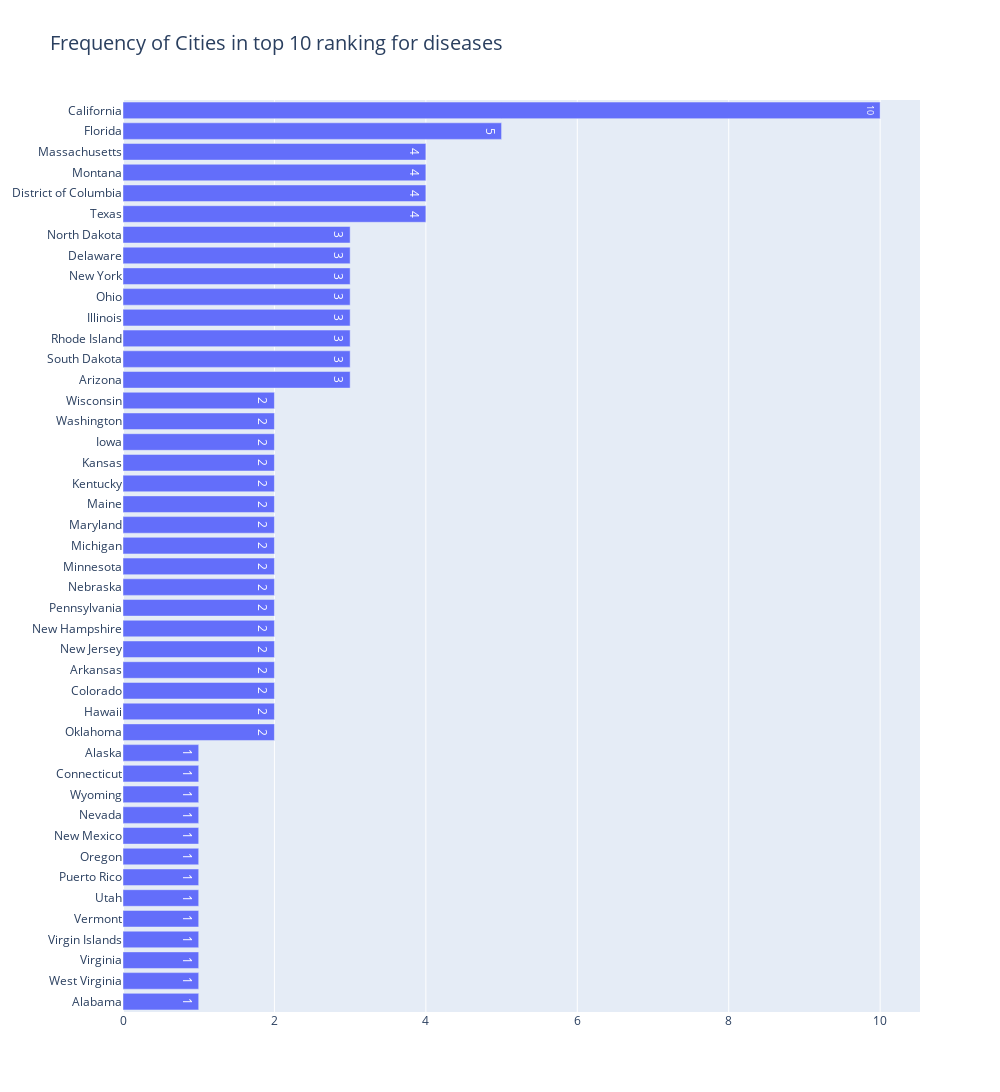

Source (notebook cell):
### Markdown cell above
<b>Plot the graph to see Frequency of Cities in top 10 ranking for diseases

### Code cell
num_cities = (
    top_10_cities
    .groupby('city')['Topic']
    .nunique()
    .to_frame('Number of times in top 10')
    .reset_index()
    .sort_values(['Number of times in top 10'], ascending=True) # Since the orientation is horizontal, the sort must be the inverse order of what I want
)

data = [go.Bar(
            y=num_cities['city'],
            x=num_cities['Number of times in top 10'],
            orientation = 'h',
            text=num_cities['Number of times in top 10']
    )]

layout = go.Layout(
    title='Frequency of Cities in top 10 ranking for diseases',
    titlefont=dict(size=20),
    width=1000,
    height=1400,
    yaxis=go.layout.YAxis(
        ticktext=num_cities['city'],
        tickmode='array',
        automargin=True
    )
)

fig = go.Figure(data=data, layout=layout)

iplot(fig)

### Figure 1 — Plotly figure (JSON) as saved in the notebook; plotly's stock layout.template omitted (floating-point values rounded to 4 significant figures)
{"data": [{"orientation": "h", "text": [1, 1, 1, 1, 1, 1, 1, 1, 1, 1, 1, 1, 1, 2, 2, 2, 2, 2, 2, 2, 2, 2, 2, 2, 2, 2, 2, 2, 2, 2, 3, 3, 3, 3, 3, 3, 3, 3, 4, 4, 4, 4, 5, 10], "type": "bar", "x": [1, 1, 1, 1, 1, 1, 1, 1, 1, 1, 1, 1, 1, 2, 2, 2, 2, 2, 2, 2, 2, 2, 2, 2, 2, 2, 2, 2, 2, 2, 3, 3, 3, 3, 3, 3, 3, 3, 4, 4, 4, 4, 5, 10], "y": ["Alabama", "West Virginia", "Virginia", "Virgin Islands", "Vermont", "Utah", "Puerto Rico", "Oregon", "New Mexico", "Nevada", "Wyoming", "Connecticut", "Alaska", "Oklahoma", "Hawaii", "Colorado", "Arkansas", "New Jersey", "New Hampshire", "Pennsylvania", "Nebraska", "Minnesota", "Michigan", "Maryland", "Maine", "Kentucky", "Kansas", "Iowa", "Washington", "Wisconsin", "Arizona", "South Dakota", "Rhode Island", "Illinois", "Ohio", "New York", "Delaware", "North Dakota", "Texas", "District of Columbia", "Montana", "Massachusetts", "Florida", "California"]}], "layout": {"height": 1400, "title": {"font": {"size": 20}, "text": "Frequency of Cities in top 10 ranking for diseases"}, "width": 1000, "yaxis": {"automargin": true, "tickmode": "array", "ticktext": ["Alabama", "West Virginia", "Virginia", "Virgin Islands", "Vermont", "Utah", "Puerto Rico", "Oregon", "New Mexico", "Nevada", "Wyoming", "Connecticut", "Alaska", "Oklahoma", "Hawaii", "Colorado", "Arkansas", "New Jersey", "New Hampshire", "Pennsylvania", "Nebraska", "Minnesota", "Michigan", "Maryland", "Maine", "Kentucky", "Kansas", "Iowa", "Washington", "Wisconsin", "Arizona", "South Dakota", "Rhode Island", "Illinois", "Ohio", "New York", "Delaware", "North Dakota", "Texas", "District of Columbia", "Montana", "Massachusetts", "Florida", "California"]}}}
